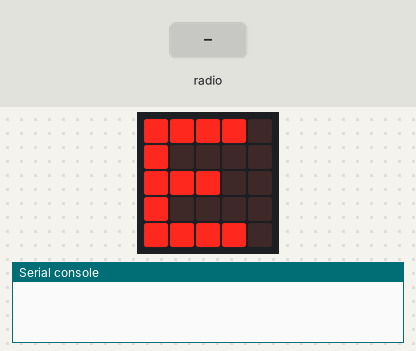
Recording of a program running on a simulated BBC micro:bit running MicroPython. Shown: the board's 5×5 LED display, the last lines printed to the serial console. The inputs (shaded band) are chosen by the test bench.

Above: at 4.1 s.
4.2 s: radio message "FORWARD" arrives
At 5.3 s:
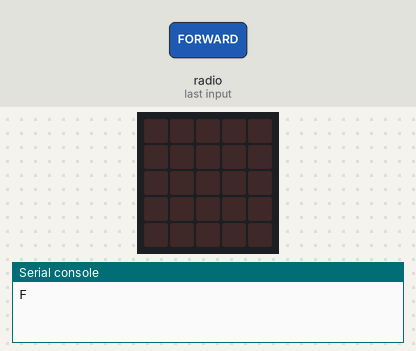
5.9 s: radio message "STOP" arrives
At 6.0 s:
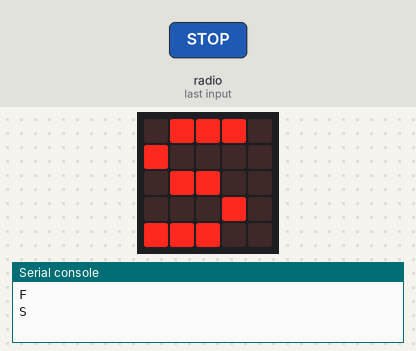
7.6 s: radio message "BACKWARD" arrives
At 7.7 s:
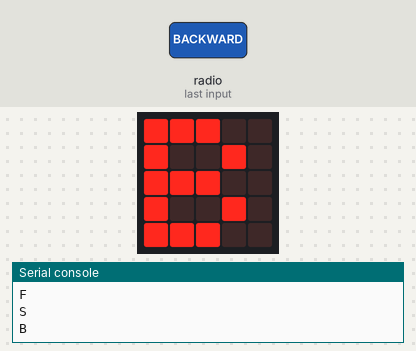
Timing chart, 0 to 10.6 s (numbered marks = the images above; inputs shaded):
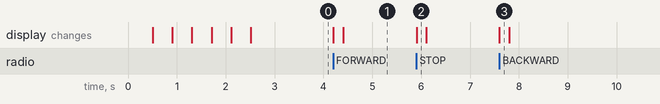

The program:

microbit_bridge.py
```python
# Micro:bit BRIDGE Program - Receives Radio, Sends Serial
# Upload this to SECOND Micro:bit using MicroPython editor
# Connect this Micro:bit to ESP32 with serial cable

from microbit import *
import radio

# Initialize radio (same settings as controller)
radio.on()
radio.config(channel=7, power=7)

# Serial setup
uart.init(baudrate=9600)

# Display startup message
display.show(Image.HAPPY)
sleep(500)
display.clear()
display.show("BRIDGE")

while True:
    # Receive radio messages
    incoming = radio.receive()
    if incoming:
        display.show(incoming[0])  # Show first letter

        # Send via serial to ESP32
        if incoming == 'FORWARD':
            uart.write('F\n')
        elif incoming == 'STOP':
            uart.write('S\n')
        elif incoming == 'BACKWARD':
            uart.write('B\n')

        sleep(200)
        display.clear()

    sleep(10)
```

Measured:
- after the input at 4.2 s, the display: first changes at once (image 1 shows a later state)
- after the input at 5.9 s, the display: changes at once (image 2)
- after the input at 7.6 s, the display: changes at once (image 3)
